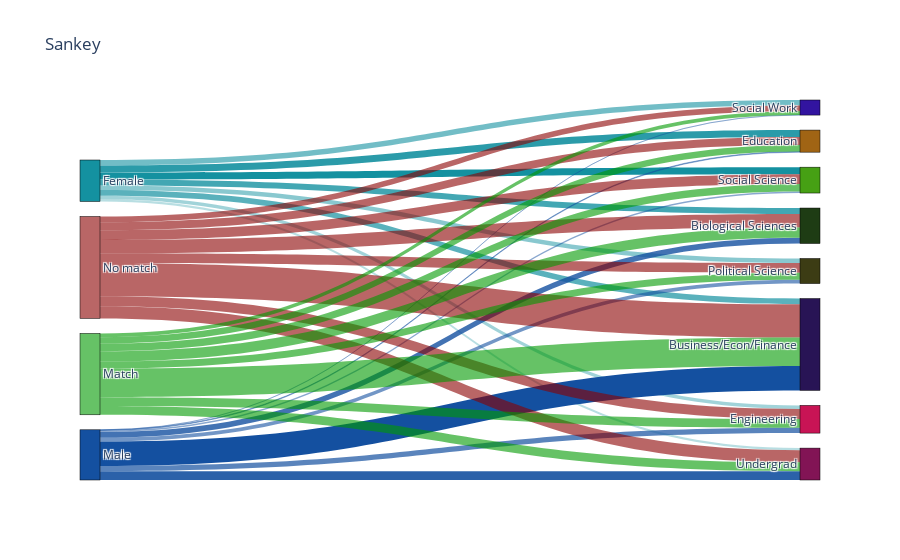

The notebook cell this image was saved under:
### Code cell
nodes_dict = {
    0:['Female', 'rgba(20, 145, 160, 1)'],
    1:['Male', 'rgba(20, 80, 160, 1)'],
    2:['Social Science', 'rgba(70, 160, 20, 1)'],
    3:['Education', 'rgba(160, 100, 20, 1)'],
    4:['Biological Sciences', 'rgba(30, 60, 20, 1)'],
    5:['Business/Econ/Finance', 'rgba(40, 20, 85, 1)'],
    6:['Social Work', 'rgba(50, 20, 160, 1)'],
    7:['Political Science', 'rgba(60, 60, 20, 1)'],
    8:['Undergrad', 'rgba(130, 20, 85, 1)'],
    9:['Engineering', 'rgba(200, 20, 85, 1)'],
    10:['No match', 'rgba(139, 0, 0, 0.6)'],
    11:['Match', 'rgba(0, 153, 0, 0.6)']
}

link_colors = []
cpt = 1
current_node = df_tot.iloc[0, 0]
link_colors.append(nodes_dict[current_node][1])
for i in range(1, df_tot.shape[0]):
    if df_tot.iloc[i, 0] == current_node:
        cpt -= 0.1
        link_colors.append(nodes_dict[current_node][1] \
                           .replace(', 1)',
                               ', '  \
                               + str(round(int(nodes_dict[current_node][1][-2])*cpt, 2)) \
                               + ')'))
    else:
        current_node = df_tot.iloc[i, 0]
        cpt = 1
        link_colors.append(nodes_dict[current_node][1])
#print(link_colors)

# Add colors to sankey DF
df_tot['link_colors'] = link_colors

# Link labels
df_tot['link_label'] = df_tot['value']
#sid.head()

# SANKEY DIAGRAM
fig = go.Figure(data=[go.Sankey(
    node = dict(
      pad = 15,
      thickness = 20,
      line = dict(color='black', width=0.5),
      label =  [val[0] for val in nodes_dict.values()],
      color =  [val[1] for val in nodes_dict.values()]
    ),
    link = dict(
        source = df_tot['source'],
        target = df_tot['target'],
        value = df_tot['value']**1.2,
        color = df_tot['link_colors'],
        label = df_tot['link_label']
))])
fig.update_layout(title_text="Sankey")
fig.show()

### Figure 1 — Plotly figure (JSON) as saved in the notebook; plotly's stock layout.template omitted (floating-point values rounded to 4 significant figures)
{"data": [{"link": {"color": ["rgba(20, 145, 160, 1)", "rgba(20, 145, 160, 0.9)", "rgba(20, 145, 160, 0.8)", "rgba(20, 145, 160, 0.7)", "rgba(20, 145, 160, 0.6)", "rgba(20, 145, 160, 0.5)", "rgba(20, 145, 160, 0.4)", "rgba(20, 145, 160, 0.3)", "rgba(20, 80, 160, 1)", "rgba(20, 80, 160, 0.9)", "rgba(20, 80, 160, 0.8)", "rgba(20, 80, 160, 0.7)", "rgba(20, 80, 160, 0.6)", "rgba(20, 80, 160, 0.5)", "rgba(20, 80, 160, 0.4)", "rgba(20, 80, 160, 0.3)", "rgba(139, 0, 0, 0.6)", "rgba(139, 0, 0, 0.6)", "rgba(139, 0, 0, 0.6)", "rgba(139, 0, 0, 0.6)", "rgba(139, 0, 0, 0.6)", "rgba(139, 0, 0, 0.6)", "rgba(139, 0, 0, 0.6)", "rgba(139, 0, 0, 0.6)", "rgba(0, 153, 0, 0.6)", "rgba(0, 153, 0, 0.6)", "rgba(0, 153, 0, 0.6)", "rgba(0, 153, 0, 0.6)", "rgba(0, 153, 0, 0.6)", "rgba(0, 153, 0, 0.6)", "rgba(0, 153, 0, 0.6)", "rgba(0, 153, 0, 0.6)"], "label": [36, 35, 31, 30, 29, 25, 20, 13, 100, 43, 30, 28, 21, 10, 5, 1, 130, 61, 56, 48, 46, 46, 40, 30, 114, 49, 43, 43, 38, 36, 33, 21], "source": [0, 0, 0, 0, 0, 0, 0, 0, 1, 1, 1, 1, 1, 1, 1, 1, 10, 10, 10, 10, 10, 10, 10, 10, 11, 11, 11, 11, 11, 11, 11, 11], "target": [2, 3, 4, 5, 6, 7, 9, 8, 5, 8, 4, 9, 7, 2, 3, 6, 5, 4, 8, 9, 2, 7, 3, 6, 5, 4, 9, 8, 2, 7, 3, 6], "value": [73.72, 71.27, 61.61, 59.23, 56.87, 47.59, 36.41, 21.71, 251.2, 91.24, 59.23, 54.52, 38.61, 15.85, 6.899, 1, 344.1, 138.8, 125.3, 104.1, 98.93, 98.93, 83.65, 59.23, 294.0, 106.7, 91.24, 91.24, 78.66, 73.72, 66.41, 38.61]}, "node": {"color": ["rgba(20, 145, 160, 1)", "rgba(20, 80, 160, 1)", "rgba(70, 160, 20, 1)", "rgba(160, 100, 20, 1)", "rgba(30, 60, 20, 1)", "rgba(40, 20, 85, 1)", "rgba(50, 20, 160, 1)", "rgba(60, 60, 20, 1)", "rgba(130, 20, 85, 1)", "rgba(200, 20, 85, 1)", "rgba(139, 0, 0, 0.6)", "rgba(0, 153, 0, 0.6)"], "label": ["Female", "Male", "Social Science", "Education", "Biological Sciences", "Business/Econ/Finance", "Social Work", "Political Science", "Undergrad", "Engineering", "No match", "Match"], "line": {"color": "black", "width": 0.5}, "pad": 15, "thickness": 20}, "type": "sankey"}], "layout": {"title": {"text": "Sankey"}}}
